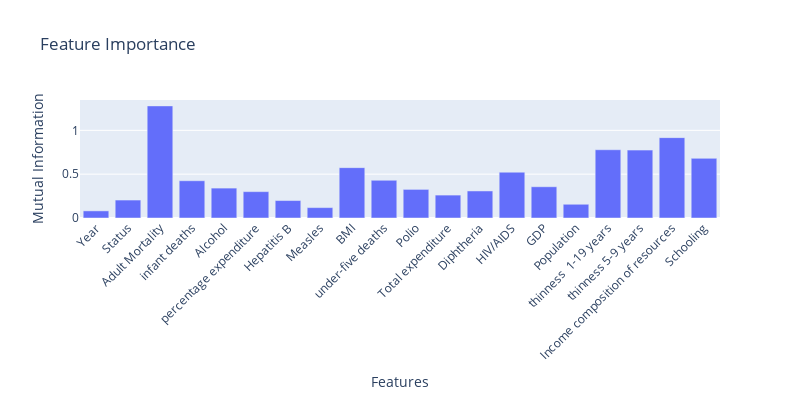

Source (notebook cell):
### Markdown cell above
#### **Data analysis and preprocessing**

$({1.5} \space point)$

Explore the dataset by plotting graphs of features you think are important to visualize their relationship with the target (`Life expectancy`). Use boxplots to understand feature distributions. There are no minimum/maximum requirements for graphs. Explore what helps you understand the dataset.

Check the dependencies between features and the target to identify which have the biggest impact (see the `mutual_information` section below).

The dataset has one categorical feature (`Status`) that has been encoded as binary (1=Developed, 0=Developing). Ensure all features are numeric and handle missing values appropriately.

Machine learning models are sensitive to the scale of input features, so normalization is applied above.

**Mutual Information**

Mutual information measures the dependency between variables and can help identify features strongly associated with `Life expectancy`. For this task, you may use [`mutual_info_regression`](https://scikit-learn.org/stable/modules/generated/sklearn.feature_selection.mutual_info_regression.html) from Scikit-learn as an exploratory tool (an exception to the no-Scikit-learn rule for modeling).

### Code cell
import numpy as np
import plotly.express as px # Here I proposed Plotly, for interactive plots. You can use other libraries, such as Seaborn or Matplotlib, if you prefer.
from sklearn.feature_selection import mutual_info_regression

# Prepare raw data (before normalization) for mutual information calculation
X_raw = df.drop("Life expectancy", axis=1)
y_raw = df["Life expectancy"]

# Compute mutual information; "Year" (index 0)
mt_info = mutual_info_regression(X_raw, y_raw, discrete_features=[0])  # Year is is treated as discrete

# Create a Series for visualization
mt_info_df = pd.Series(mt_info, index=X_raw.columns)

# Plot mutual information as a bar chart using Plotly or other library of your choice
fig = px.bar(
    x=mt_info_df.index,
    y=mt_info_df.values,
    labels={'x': 'Features', 'y': 'Mutual Information'},
    title='Feature Importance',
    height=400,
    width=800
)
fig.update_layout(
    xaxis_tickangle=-45,
    xaxis_title="Features",
    yaxis_title="Mutual Information",
    bargap=0.2
)
fig.show()

### Figure 1 — Plotly figure (JSON) as saved in the notebook; plotly's stock layout.template omitted (floating-point values rounded to 4 significant figures)
{"data": [{"hovertemplate": "Features=%{x}<br>Mutual Information=%{y}<extra></extra>", "legendgroup": "", "marker": {"color": "#636efa", "pattern": {"shape": ""}}, "name": "", "orientation": "v", "showlegend": false, "textposition": "auto", "type": "bar", "x": ["Year", "Status", "Adult Mortality", "infant deaths", "Alcohol", "percentage expenditure", "Hepatitis B", "Measles", "BMI", "under-five deaths", "Polio", "Total expenditure", "Diphtheria", "HIV/AIDS", "GDP", "Population", "thinness  1-19 years", "thinness 5-9 years", "Income composition of resources", "Schooling"], "xaxis": "x", "y": [0.08124, 0.2049, 1.279, 0.4251, 0.3412, 0.3006, 0.199, 0.1185, 0.5744, 0.4302, 0.3263, 0.2614, 0.3085, 0.5226, 0.3564, 0.1568, 0.7788, 0.7746, 0.9168, 0.6806], "yaxis": "y"}], "layout": {"bargap": 0.2, "barmode": "relative", "height": 400, "legend": {"tracegroupgap": 0}, "title": {"text": "Feature Importance"}, "width": 800, "xaxis": {"anchor": "y", "domain": [0, 1], "tickangle": -45, "title": {"text": "Features"}}, "yaxis": {"anchor": "x", "domain": [0, 1], "title": {"text": "Mutual Information"}}}}
